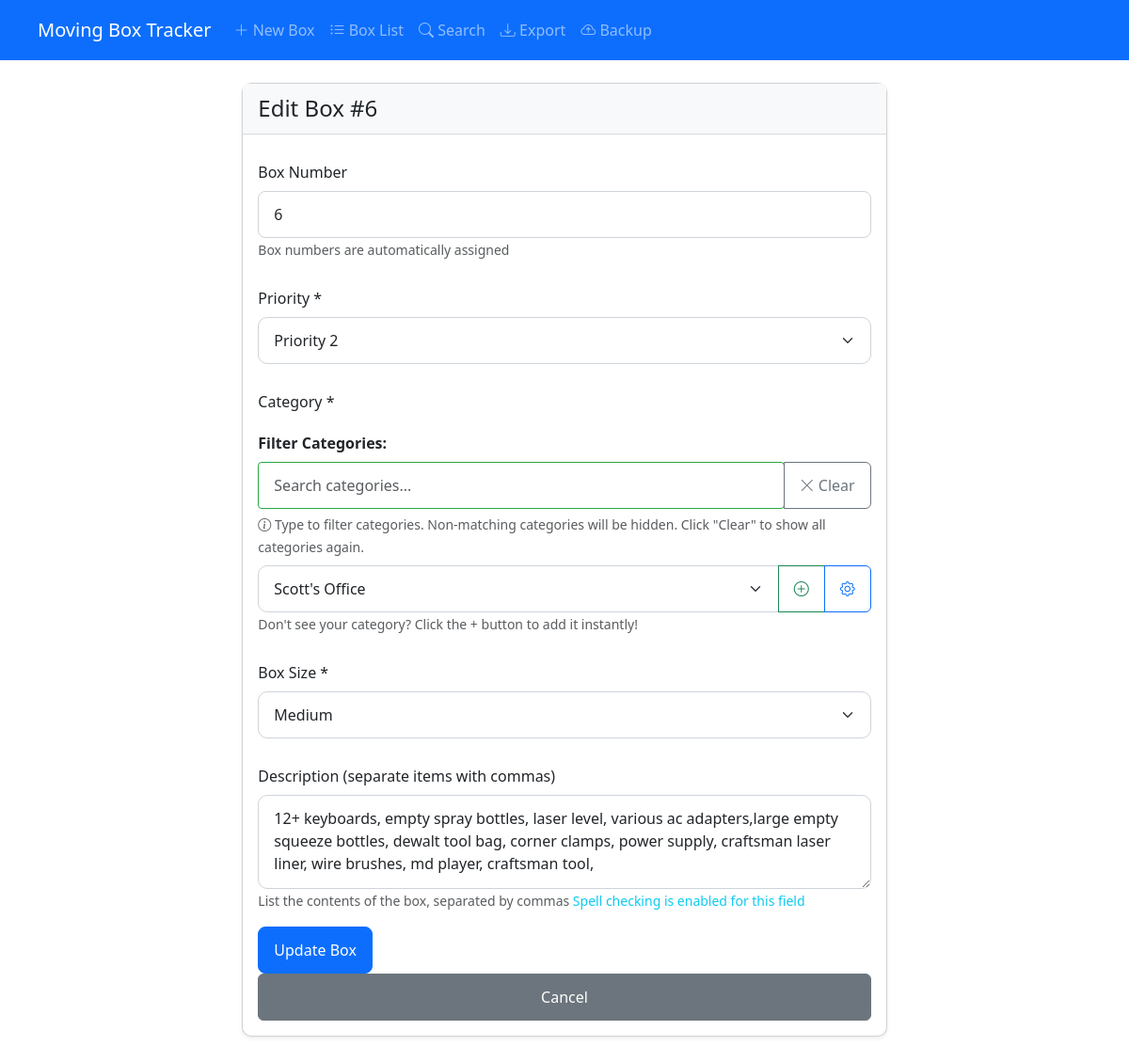
/edit/19, run on the app's committed database.
### tables this page shows
CREATE TABLE boxes (
    id INTEGER PRIMARY KEY AUTOINCREMENT,
    box_number INTEGER UNIQUE,
    priority TEXT,
    box_size TEXT,
    description TEXT,
    created_at TIMESTAMP,
    last_modified TIMESTAMP,
    is_deleted BOOLEAN DEFAULT 0
, category_id INTEGER REFERENCES categories(id), category TEXT);

CREATE TABLE "categories" (
    id INTEGER PRIMARY KEY AUTOINCREMENT,
    name TEXT UNIQUE NOT NULL,
    created_at TIMESTAMP DEFAULT CURRENT_TIMESTAMP,
    last_modified TIMESTAMP DEFAULT CURRENT_TIMESTAMP,
    is_active BOOLEAN DEFAULT 1
);

### simplified_app.py (the view, shortened to what this page needs)
@app.route('/edit/<int:box_id>', methods=['GET', 'POST'])
def edit_box_form(box_id):
    logger.log_request(request, f'/edit/{box_id}')
    box = get_box(box_id)
    if not box:
        logger.warning(f"Box not found: {box_id}")
        logger.log_response(404, f'/edit/{box_id}')
        return "Box not found", 404
    categories = get_categories()
    logger.log_response(200, f'/edit/{box_id}')
    return render_template(
        'create.html',
        box=dict(box),
        categories=categories
    )

### logger.py (called while the page is built)
def debug(message, *args, **kwargs):
    logger.debug(message, *args, **kwargs)

def info(message, *args, **kwargs):
    logger.info(message, *args, **kwargs)

def log_request(request, route):
    info(f"Request: {request.method} {route} - IP: {request.remote_addr}")

def log_response(status_code, route):
    if status_code >= 400:
        warning(f"Response: {status_code} for {route}")
    else:
        info(f"Response: {status_code} for {route}")

### simplified_app.py (called while the page is built)
def get_db():
    db = getattr(g, '_database', None)
    if db is None:
        db = g._database = sqlite3.connect(app.config['DATABASE'])
        db.row_factory = sqlite3.Row
        db.execute('PRAGMA max_page_count = 2147483646')
        db.execute('PRAGMA page_size = 4096')
        db.execute('PRAGMA cache_size = -2000')  # Use 2MB of memory for page cache
        db.execute('PRAGMA temp_store = MEMORY')  # Store temp tables and indices in memory
        db.execute('PRAGMA journal_mode = WAL')  # Use WAL mode for better concurrency
        db.execute('PRAGMA synchronous = NORMAL')  # Fsync only at critical moments
        db.execute('PRAGMA mmap_size = 268435456')  # Use memory mapping for reading, up to 256MB
        logger.debug(f"Connected to database: {app.config['DATABASE']}")
        logger.debug("SQLite pragmas set for optimal performance")
    return db

@app.teardown_appcontext
def close_connection(exception):
    db = getattr(g, '_database', None)
    if db is not None:
        db.close()
        logger.debug("Database connection closed")

def get_box(box_id):
    return query_db('SELECT * FROM boxes WHERE id = ?', [box_id], one=True)

def get_categories():
    return query_db('SELECT id, name FROM categories ORDER BY name')

### templates/create.html (shortened to what this page needs)
{% extends "base.html" %}
{% block content %}
<div class="container-fluid mt-4">
    <div class="row">
        <div class="col-12 col-lg-8 mx-auto">
            <div class="card">
                <div class="card-header bg-light d-flex justify-content-between align-items-center">
                    <h2 class="h4 mb-0">{% if box %}Edit Box #{{ box.box_number }}{% else %}Create New Box{% endif %}</h2>
                </div>
                <div class="card-body">
                    <form method="post" id="boxForm">
                        <div class="mb-3">
                            <label for="boxNumber" class="form-label">Box Number</label>
                            <input type="number" class="form-control" id="boxNumber" name="box_number" readonly
                                value="{% if box %}{{ box.box_number }}{% else %}{{ next_box_number }}{% endif %}">
                            <small class="text-muted">Box numbers are automatically assigned</small>
                        </div>
                        <div class="mb-3">
                            <label for="priority" class="form-label">Priority *</label>
                            <select class="form-select" id="priority" name="priority" required>
                                <option value="Priority 2" {% if box and box.priority == 'Priority 2' %}selected{% endif %}>Priority 2</option>
                            </select>
                        </div>
                        <div class="mb-3">
                            <label for="category" class="form-label">Category *</label>
                            <div class="mb-2">
                                <label for="categorySearch" class="form-label" style="font-weight: bold;">Filter Categories:</label>
                                <div class="input-group">
                                    <input type="text" class="form-control" id="categorySearch" placeholder="Search categories..."
                                           style="border: 1px solid #28a745; border-radius: 4px;">
                                    <button class="btn btn-outline-secondary" type="button" id="clearCategorySearch" title="Clear filter">
                                        <i class="bi bi-x-lg"></i> Clear
                                    </button>
                                </div>
                                <small class="text-muted mt-1">
                                    <i class="bi bi-info-circle"></i> Type to filter categories. Non-matching categories will be hidden.
                                    Click "Clear" to show all categories again.
                                </small>
                            </div>
                            <div class="input-group">
                                <select class="form-select" id="category" name="category" required style="max-height: 240px; overflow-y: auto;">
                                    {% if categories %}
                                        {% for cat in categories %}
                                        <option value="{{ cat.id }}"
                                                {% if box and box.category_id == cat.id %}selected{% endif %}>
                                            {{ cat.name }}
                                        </option>
                                        {% endfor %}
                                    {% endif %}
                                </select>
                                <button class="btn btn-outline-success" type="button" id="quickAddCategory" title="Quick add new category">
                                    <i class="bi bi-plus-circle"></i>
                                </button>
                                <a href="{{ url_for('manage_categories') }}" class="btn btn-outline-primary" title="Manage all categories">
                                    <i class="bi bi-gear"></i>
                                </a>
                            </div>
                            <small class="text-muted">
                                Don't see your category? Click the + button to add it instantly!
                            </small>
                        </div>
                        <div class="mb-3">
                            <label for="boxSize" class="form-label">Box Size *</label>
                            <select class="form-select" id="boxSize" name="box_size" required>
                                <option value="Medium" {% if box and box.box_size == 'Medium' %}selected{% endif %}>Medium</option>
                            </select>
                        </div>
                        <div class="mb-3">
                            <label for="description" class="form-label">Description (separate items with commas)</label>
                            <textarea class="form-control" id="description" name="description" rows="3"
                                    placeholder="e.g., Kitchen items, plates, utensils"
                                    spellcheck="true"
                                    lang="en">{{ box.description if box else '' }}</textarea>
                            <small class="text-muted">
                                List the contents of the box, separated by commas
                            </small>
                            <small class="form-text text-info">
                                Spell checking is enabled for this field
                            </small>
                        </div>
                        <button type="submit" class="btn btn-primary btn-lg" style="pointer-events: auto !important; z-index: 9999 !important;">{% if box %}Update{% else %}Create{% endif %} Box</button>
                        <div class="d-grid gap-2">
                            {% if box %}
                            <a href="{{ url_for('list_boxes') }}" class="btn btn-secondary">Cancel</a>
                            {% endif %}
                        </div>
                    </form>
                </div>
            </div>
        </div>
    </div>
</div>
{% endblock %}

### static/css/styles.css (style rules this page uses)
.card { box-shadow: 0 0.125rem 0.25rem rgba(0, 0, 0, 0.075); border-radius: 10px; margin-bottom: 1.5rem; }
.card-header { background-color: #f8f9fa; border-bottom: 1px solid rgba(0, 0, 0, 0.125); border-top-left-radius: 10px; border-top-right-radius: 10px; padding: 0.75rem 1rem; }
.form-control, .form-select { padding: 0.75rem 1rem; border-radius: 10px; border: 1px solid #ced4da; background-color: #fff; appearance: none; -webkit-appearance: none; -moz-appearance: none; }
.form-select { background-repeat: no-repeat; background-position: right 1rem center; background-size: 16px 12px; padding-right: 2.5rem; }
textarea.form-control { min-height: 100px; }
.container, .container-fluid { padding-left: 2.5rem; padding-right: 2.5rem; }

### templates/base.html (style rules this page uses)
body { font-size: 16px; -webkit-text-size-adjust: 100%; padding-bottom: 70px; touch-action: manipulation; }
button, input, select, textarea, .btn, .form-control, .form-select { min-height: 44px; font-size: 16px; }
.form-label { margin-top: 12px; font-weight: 500; }
.nav-link, .btn { padding: 0.75rem 1rem; }
input[type="text"], input[type="number"], input[type="email"], select, textarea { appearance: none; -webkit-appearance: none; -moz-appearance: none; border-radius: 8px; }

### data on the page
boxes: box_number "6", priority "Priority 2", category "Scott's Office", box_size "Medium", description "12+ keyboards, empty spray bottles, laser level, various ac adapters,large empty squeeze bottles, dewalt tool bag, corner clamps, power supply, craftsman laser liner, wire brushes, md player, craftsman tool,"
